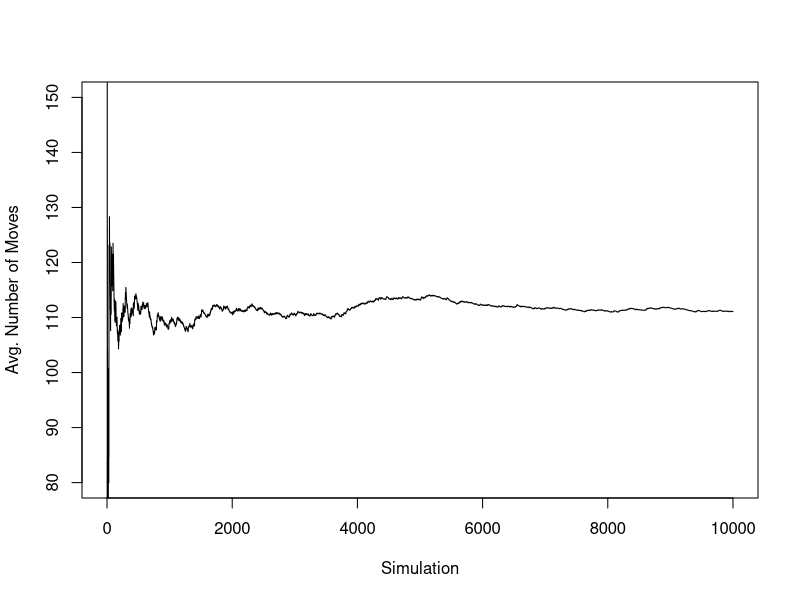

Here is the R script that generated this plot:

INIT_POS <- matrix(c(1, 0), nrow=2)
MOVES <- matrix(c(-1, +2, +1, +2, -2, +1, +2, +1, 
		  -1, -2, +1, -2, -2, -1, +2, -1), 
		nrow=8, ncol=2, byrow=TRUE)
COUNTER <- 0
BOARD_DIM <- c(8,8)
NUM_TRIALS <- 10000


make_move <- function(pos) {
    # Given a predefined set of moves, takes a position matrix and makes a
    # random legal valid move
    #
    # Args:
    #  pos: (matrix) the current position
    #
    # Returns:
    #  (matrix) the new poisition
    #
    possible_moves <- apply(MOVES, 1, function(x) (x + pos))

    # validate the moves to ensure they are a legal move
    valid_moves <- possible_moves[ ,
	    (possible_moves[1,] > -1 & possible_moves[1,] < BOARD_DIM[1]) &
	    (possible_moves[2,] > -1 & possible_moves[2,] < BOARD_DIM[2])]

    # select a single validated move
    random_move <- sample(1:ncol(valid_moves), 1)

    # set the current position to the randomly selected move

    return(valid_moves[ , random_move, drop=FALSE])
}

num.moves <- c()
avg.moves <- c()

set.seed(1)

for(i in 1:NUM_TRIALS) {
    current_pos <- make_move(INIT_POS)
    COUNTER <- COUNTER + 1
    while(! (current_pos[1,1] == INIT_POS[1,1] && 
	    current_pos[2,1] == INIT_POS[2,1])) 
    { 
	current_pos <- make_move(current_pos)
	COUNTER <- COUNTER + 1
    }
    num.moves <- append(num.moves, COUNTER)
    avg.moves <- append(avg.moves, sum(num.moves)/i)
    COUNTER <- 0
}

mean(num.moves)
jpeg("knight.jpg", height=480, width=500)
plot(avg.moves, ylim=c(80, 150), xlim=c(0, NUM_TRIALS), t="s", xlab="Simulation", ylab="Avg. Number of Moves")
dev.off()
